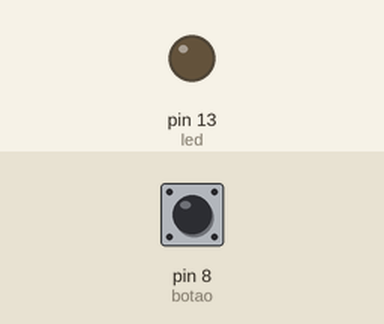
Simulated run of this sketch. Board: Arduino Uno, built with avr-gcc and run on an emulated ATmega328P. Parts: output pins drawn as LEDs (lit = HIGH). The inputs (shaded band) are chosen by the test bench; at power-on: pin 8 (botao) HIGH.

Above: at 1.2 s.
1.3 s: pin 8 (botao) pulled LOW for 0.15 s
At 1.37 s:
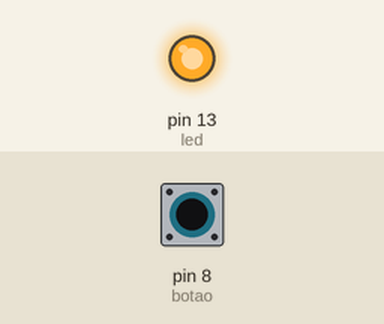
2.9 s: pin 8 (botao) pulled LOW for 3.2 s
At 6.7 s:
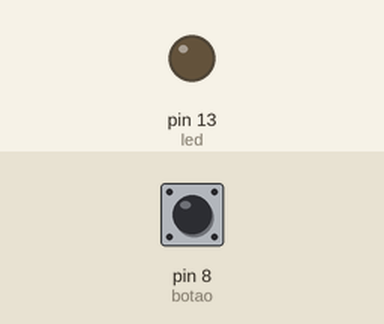
Timing chart, 0 to 8.2 s (numbered marks = the images above; inputs shaded):
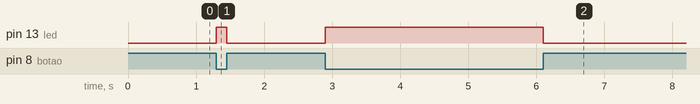

The sketch:

2-variaveisParaNomearPortas.ino
```cpp
int botao = 8;
int led = 13;
void setup() {
  pinMode(botao,INPUT_PULLUP);
  pinMode(led, OUTPUT);
}

void loop() {
  if(!digitalRead(botao)){
    digitalWrite(led, HIGH);
  }
  else{
    digitalWrite(led, LOW);
  }
}
```

Measured:
- after the input at 1.3 s, pin 13 (led): LOW → HIGH at once, → LOW 0.15 s later
- after the input at 2.9 s, pin 13 (led): LOW → HIGH at once, → LOW 3.2 s later
